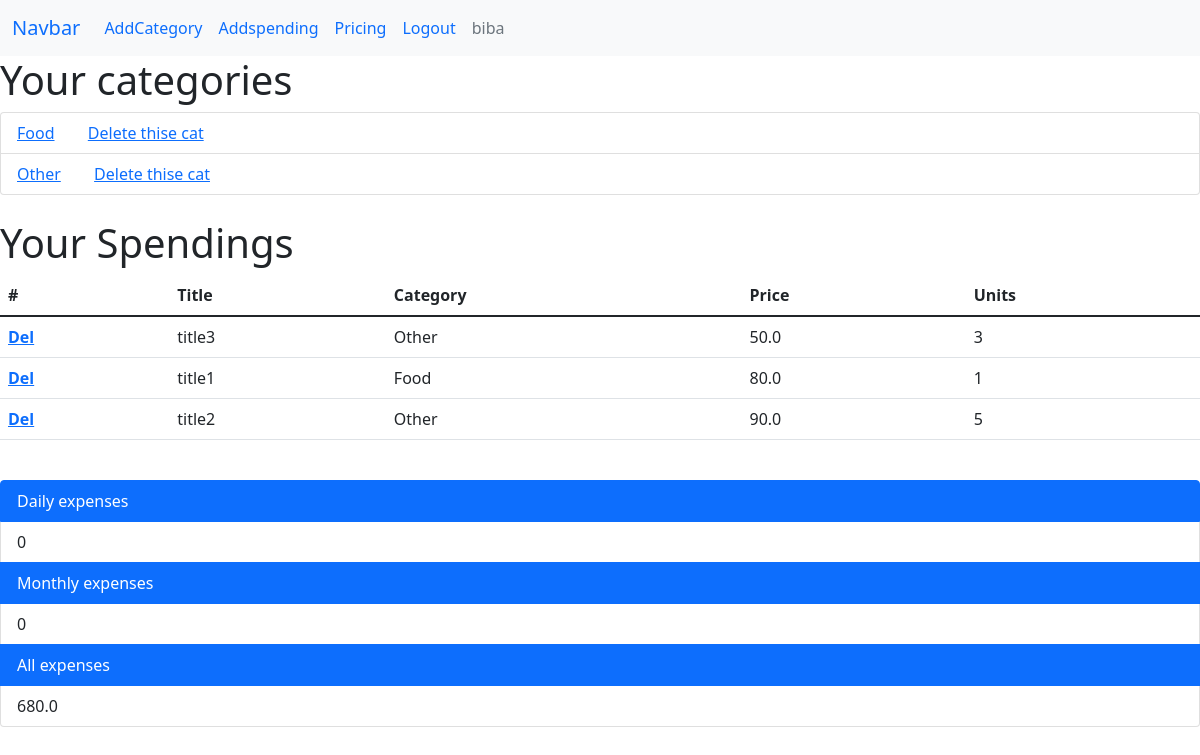
Page / (signed in) on the earlier database version.
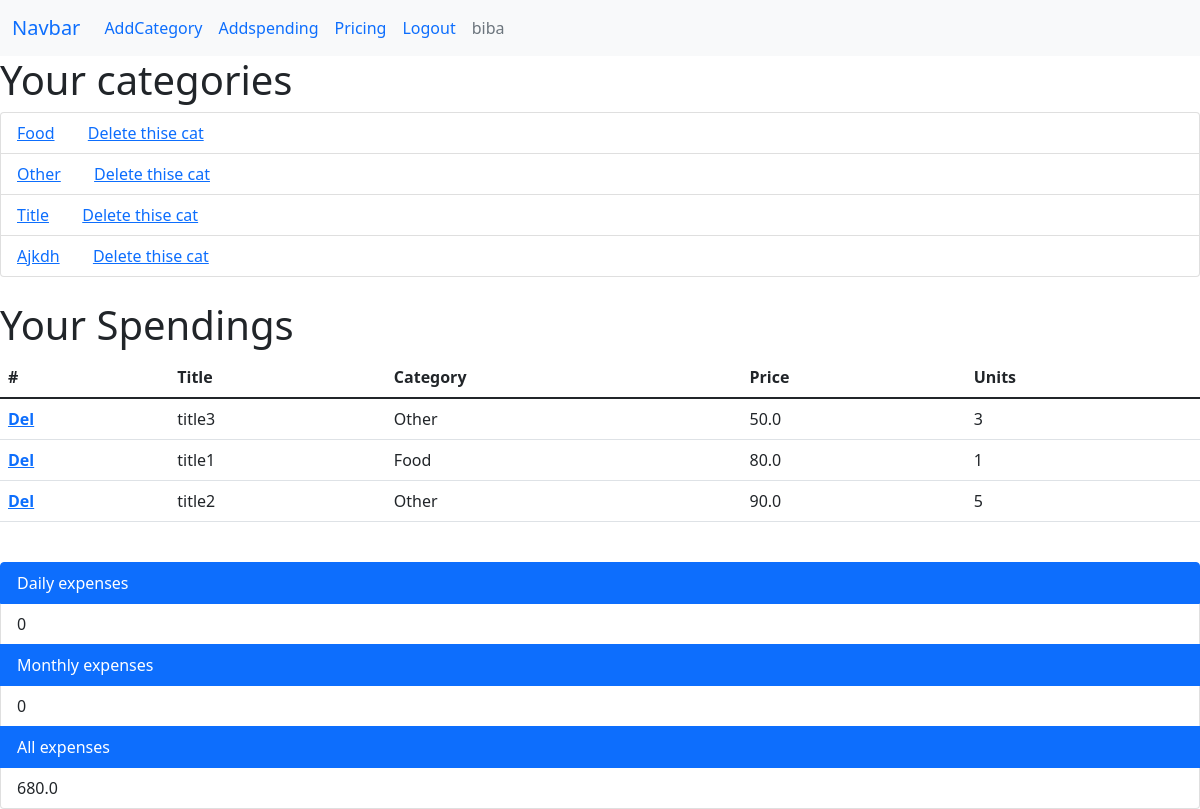
Same page on the later database version.
### mainpages/models.py (models this page shows, shortened)
class Categories(models.Model):
    title = models.CharField(max_length=50)
    user = models.ForeignKey(User, on_delete=models.PROTECT, null=True)
    def get_absolute_url(self):
        return reverse('spendings', kwargs={'cat_name': self.title})
    def __str__(self):
        return self.title

class SpentModel(models.Model):
    title = models.CharField(max_length=50)
    amount = models.IntegerField()
    price_for_unit = models.FloatField()
    time_buyed = models.TimeField(auto_now_add=True)
    day_buyed = models.DateField(auto_now_add=True)
    category = models.ForeignKey('Categories', on_delete=models.PROTECT, default=1)
    comment = models.TextField(null=True, blank=True)
    user = models.ForeignKey(User, on_delete=models.CASCADE, null=True)
    def get_absolute_url(self):
        return reverse('deletespending', kwargs={"spending_pk": self.pk})

### mainpages/views.py (the view)
# urls.py: path('', homepage, name='home'),
def homepage(request, time = datetime.datetime.now()):
    try:
        message = request.GET.get('message', '')
    except:
        message = ''
    if not request.user.is_authenticated:
        return redirect('logining')
    allcats = Categories.objects.filter(user=request.user)
    users_spents = SpentModel.objects.filter(user=request.user).order_by('time_buyed')
    users_spents_day = SpentModel.objects.filter(Q(day_buyed__day=time.day) & Q(day_buyed__month=time.month) & Q(day_buyed__year=time.year) & Q(user=request.user))
    users_spents_month = SpentModel.objects.filter(Q(day_buyed__month=time.month) & Q(day_buyed__year=time.year) & Q(user=request.user))
    month_spents = count_price(users_spents_month)
    day_spents = count_price(users_spents_day)
    all_spents = count_price(users_spents)
    context = {
        'allcats':allcats,
        'users_spents': users_spents,
        'title': 'Mainpage',
        'message': message,
        'month_spents': month_spents,
        'day_spents':day_spents,
        'all_spents':all_spents,
    }
    return render(request, 'mainpages/HomePage.html', context)

### mainpages/views.py (called while the page is built)
def count_price(querysetSpent):
    spent = 0
    for item in querysetSpent:
        spent_on_that_item = item.amount*item.price_for_unit
        spent+=spent_on_that_item
    return spent

### mainpages/templates/mainpages/HomePage.html (shortened to what this page needs)
<!DOCTYPE html>
<html lang="en">
<head>
    <link rel="stylesheet" href="https://cdn.jsdelivr.net/npm/bootstrap@5.1.3/dist/css/bootstrap.min.css">
</head>
<body>
<nav class="navbar navbar-expand-lg bg-light">
  <div class="container-fluid">
    <a class="navbar-brand" href="#">Navbar</a>
    <div class="collapse navbar-collapse" id="navbarNav">
      <ul class="navbar-nav">
        <li class="nav-item">
          <a class="nav-link active" aria-current="page" href="{% url 'addcat' %}">AddCategory</a>
        </li>
        <li class="nav-item">
          <a class="nav-link" href="{% url 'addspent' %}">Addspending</a>
        </li>
        <li class="nav-item">
          <a class="nav-link" href="#">Pricing</a>
        </li>
        <li class="nav-item">
          {% if request.user.is_authenticated %}
          <a class="nav-link active" href="{% url 'logout' %}">Logout</a>
          {% endif %}
        </li>
        <li class="nav-item">
          <a class="nav-link disabled">{{ request.user.username }}</a>
        </li>
      </ul>
    </div>
  </div>
</nav>
<h1>Your categories</h1>
<ul class="list-group">
  {% for item in allcats %}
  <li class="list-group-item"><a href="{{ item.get_absolute_url }}">{{ item }}</a>&nbsp;&nbsp;&nbsp;&nbsp;&nbsp;&nbsp;&nbsp;&nbsp;<a href="{% url 'deletecat' item.pk %}">Delete thise cat</a></li>
  {% empty %}
  <li class="list-group-item">You have no spent-cats</li>
  {% endfor %}
</ul>
<br>
<h1>Your Spendings</h1>
<table class="table">
  <thead>
    <tr>
      <th scope="col">#</th>
      <th scope="col">Title</th>
      <th scope="col">Category</th>
      <th scope="col">Price</th>
      <th scope="col">Units</th>
    </tr>
  </thead>
  <tbody>
  {%for item in users_spents%}
    <tr>
      <th scope="row"><a href="{{ item.get_absolute_url }}">Del</a></th>
      <td>{{ item.title }}</td>
      <td>{{ item.category }}</td>
      <td>{{ item.price_for_unit }}</td>
      <td>{{ item.amount }}</td>
    </tr>
  {% endfor %}
  </tbody>
</table>
<br>
<ul class="list-group">
  <li class="list-group-item active" aria-current="true">Daily expenses</li>
  <li class="list-group-item">{{ day_spents }}</li>
  <li class="list-group-item active" aria-current="true">Monthly expenses</li>
  <li class="list-group-item">{{ month_spents }}</li>
  <li class="list-group-item active" aria-current="true">All expenses</li>
  <li class="list-group-item">{{ all_spents}}</li>
</ul>
</body>
</html>

Differences in the rows shown:
added Categories: title "Title"
added Categories: title "Ajkdh"
